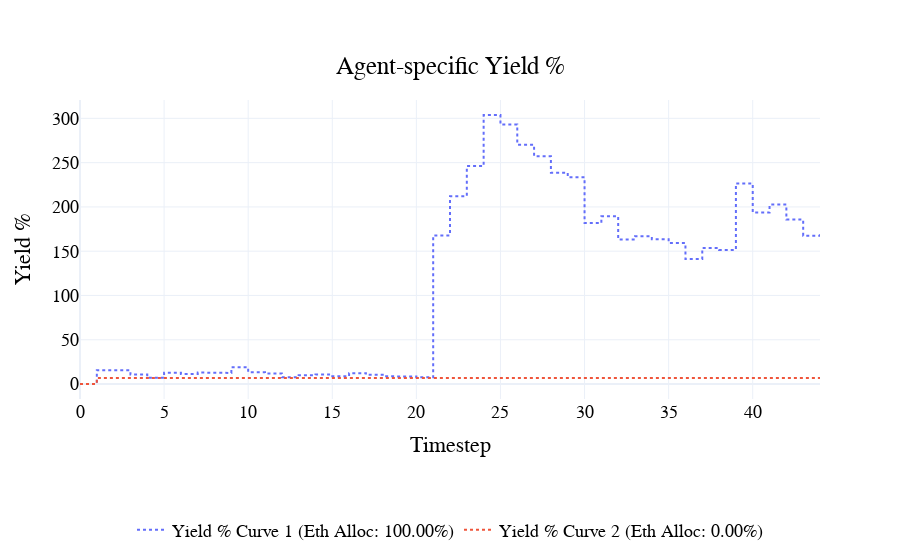

Notebook cell for this chart:
### Code cell
fig = visualizations.plot_yield_pct(
    df, init_agent_eth_alloc
)
pio.show(fig)

### Figure 1 — Plotly figure (JSON) as saved in the notebook; plotly's stock layout.template omitted (floating-point values rounded to 4 significant figures; data arrays with more than 128 entries replaced by an {"elided": "..."} marker saying what was removed)
{"data": [{"line": {"dash": "dot", "width": 2}, "name": "Yield % Curve 1 (Eth Alloc: 100.00%)", "type": "scatter", "x": {"elided": "309 int values"}, "y": {"elided": "309 float values"}}, {"line": {"dash": "dot", "width": 2}, "name": "Yield % Curve 2 (Eth Alloc: 0.00%)", "type": "scatter", "x": {"elided": "309 int values"}, "y": {"elided": "309 float values"}}], "layout": {"font": {"color": "black", "family": "Arial", "size": 18}, "hovermode": "x unified", "legend": {"orientation": "h", "x": 0.5, "xanchor": "center", "y": -0.5, "yanchor": "bottom"}, "paper_bgcolor": "rgba(255, 255, 255, 1)", "plot_bgcolor": "rgba(255, 255, 255, 1)", "title": {"text": "Agent-specific Yield %", "x": 0.5, "xanchor": "center", "y": 0.9, "yanchor": "top"}, "xaxis": {"title": {"text": "Timestep"}}, "yaxis": {"title": {"text": "Yield %"}}}}
